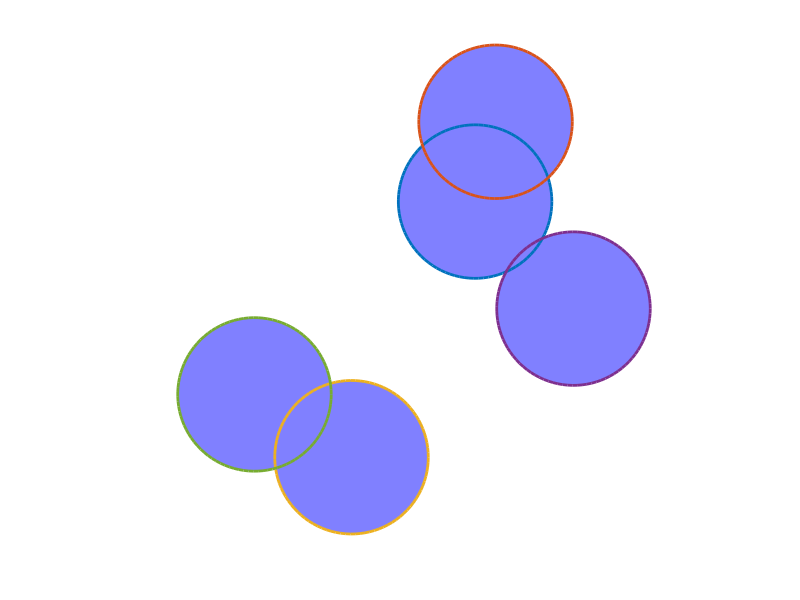

Write the MATLAB code that produced this figure.
clf;
n=5;
X=5*rand(n,1)-2.5; Y=5*rand(n,1)-2.5;

tt=linspace(0,2*pi,100);
for ii=1:n
  x=X(ii)+cos(tt); y=Y(ii)+sin(tt);
  patch([X(ii)*ones(1,length(x)-1); x(1:end-1); x(2:end)],...
        [Y(ii)*ones(1,length(y)-1); y(1:end-1); y(2:end)],...
        [0.5 0.5 1], 'EdgeColor','none');
end
hold on;
for ii=1:n
  x=X(ii)+cos(tt); y=Y(ii)+sin(tt);
  plot(x, y, 'linewidth', 2);
end
hold off;
grid on;
axis equal
axis off;
